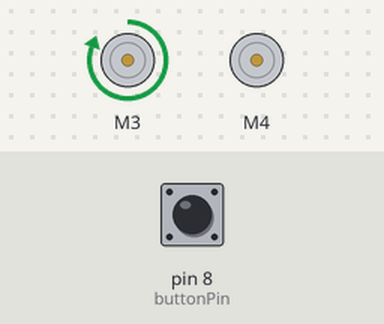
Recording of a sketch running on a simulated Arduino Uno, built with avr-gcc and run on an emulated ATmega328P. Parts: 2 × DC motor (green arrow = forward, orange = backward, longer = faster). The inputs (shaded band) are chosen by the test bench; at power-on: pin 8 (buttonPin) HIGH. What the sketch prints to the serial monitor is not drawn.

Above: at 0.05 s.
Timing chart, 0 to 3.0 s (numbered marks = the images above):
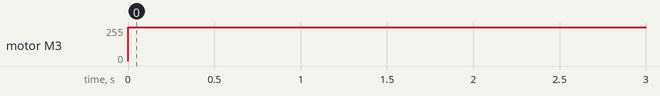

The sketch:

Turning_and_Driving_Straight_Variables_Test.ino
```cpp
#include <Adafruit_MotorShield.h>


Adafruit_MotorShield AFMS = Adafruit_MotorShield(); // Create the motor shield object with the default I2C address

Adafruit_DCMotor *myMotorLeft = AFMS.getMotor(3); // Motor on port M1
Adafruit_DCMotor *myMotorRight = AFMS.getMotor(4); // Another motor on port M2


int buttonPin = 8; //Pin 8 for button


void setup() {
  Serial.begin(9600);           // set up Serial library at 9600 bps
  Serial.println("Driving Striaght and Turning test!");

  if (!AFMS.begin()) {         // create with the default frequency 1.6KHz
  // if (!AFMS.begin(1000)) {  // OR with a different frequency, say 1KHz
    Serial.println("Could not find Motor Shield. Check wiring.");
    while (1);
  }
  Serial.println("Motor Shield found.");


  pinMode(buttonPin, INPUT); // putting button as input

}

//Reminder - Let vehicle be stationary before using this function, thanks :)
// ALSO NEED to tweak the values so they are all correct like the speed and the tie taken to turn. If we find the speed for a the different values of rotation then we can find the and calculate all the values :), if it doesnt slip we can do this. (We could test this by attaching a marker onto the wheel and just have it stuck and just count rpm?)
void turningLeftCorner(){

  myMotorLeft->setSpeed(50); // Sets inner wheel to a lower speed
  myMotorRight->setSpeed(175); // Sets outer wheel to a greater speed
  myMotorLeft->run(FORWARD); // starts the wheels to spinnnnn
  myMotorRight->run(FORWARD);

  unsigned long startTime=millis(); // Variable to store the start time
  unsigned long runDuration = 1000 ; // time we want the program to run for (in milliseconds)

  while(millis() - startTime < runDuration){
    }

  myMotorLeft->run(RELEASE);
  myMotorRight->run(RELEASE);
}

void turningRightCorner(){

  myMotorLeft->setSpeed(255); // Sets inner wheel to a lower speed
  myMotorRight->setSpeed(0); // Sets outer wheel to a greater speed
  myMotorLeft->run(FORWARD); // starts the wheels to spinnnnn
  myMotorRight->run(FORWARD);

  unsigned long startTime=millis(); // Variable to store the start time
  unsigned long runDuration = 1710 ; // time we want the program to run for (in milliseconds)

  while(millis() - startTime < runDuration){
    }

  myMotorLeft->run(RELEASE);
  myMotorRight->run(RELEASE);
}


void loop() {
  uint8_t i;

  while (digitalRead(buttonPin) == LOW) {
  }
  /*
  //while digitalRead(butonPin) == LOW;
    myMotorLeft->run(FORWARD);
    myMotorRight->run(FORWARD);
    myMotorLeft->setSpeed(200);
    myMotorRight->setSpeed(200);
    //for (i=0; i<255; i++) {
    //  myMotorLeft->setSpeed(i);
    //  myMotorRight->setSpeed(i);

    //}

    delay(2000);

    //myMotorLeft->run(FORWARD); // maybe practice with just releasing instead of slowing down and what the difference is? ->run(RELEASE)
    //myMotorRight->run(FORWARD);
    //for (i=255; i!=0; i--) {
    //  myMotorLeft->setSpeed(i);
    //  myMotorRight->setSpeed(i);
    //}
    delay(10);
    myMotorLeft->run(RELEASE);
    myMotorRight->run(RELEASE);
    */
    //turningLeftCorner();  //Test the functions to alter/find the variables to get an accurate 90 degrees turn
    turningRightCorner();


    //}

// Doesnt matter the like loop up , only keep it for turning /line following . Also just keep general speed like 200. (225 is max but it seems like fast enough)
// Seems like biggest problem will just be weight distribution :)
// Also to stop just do -> run(RELEASE) cos it just works, dont overthink it.
// this turning values/variable change with weight distribution so need to pay attention to that
}
```

Measured:
- by itself, motor M3: stopped → forward 255/255 at 0.00 s
